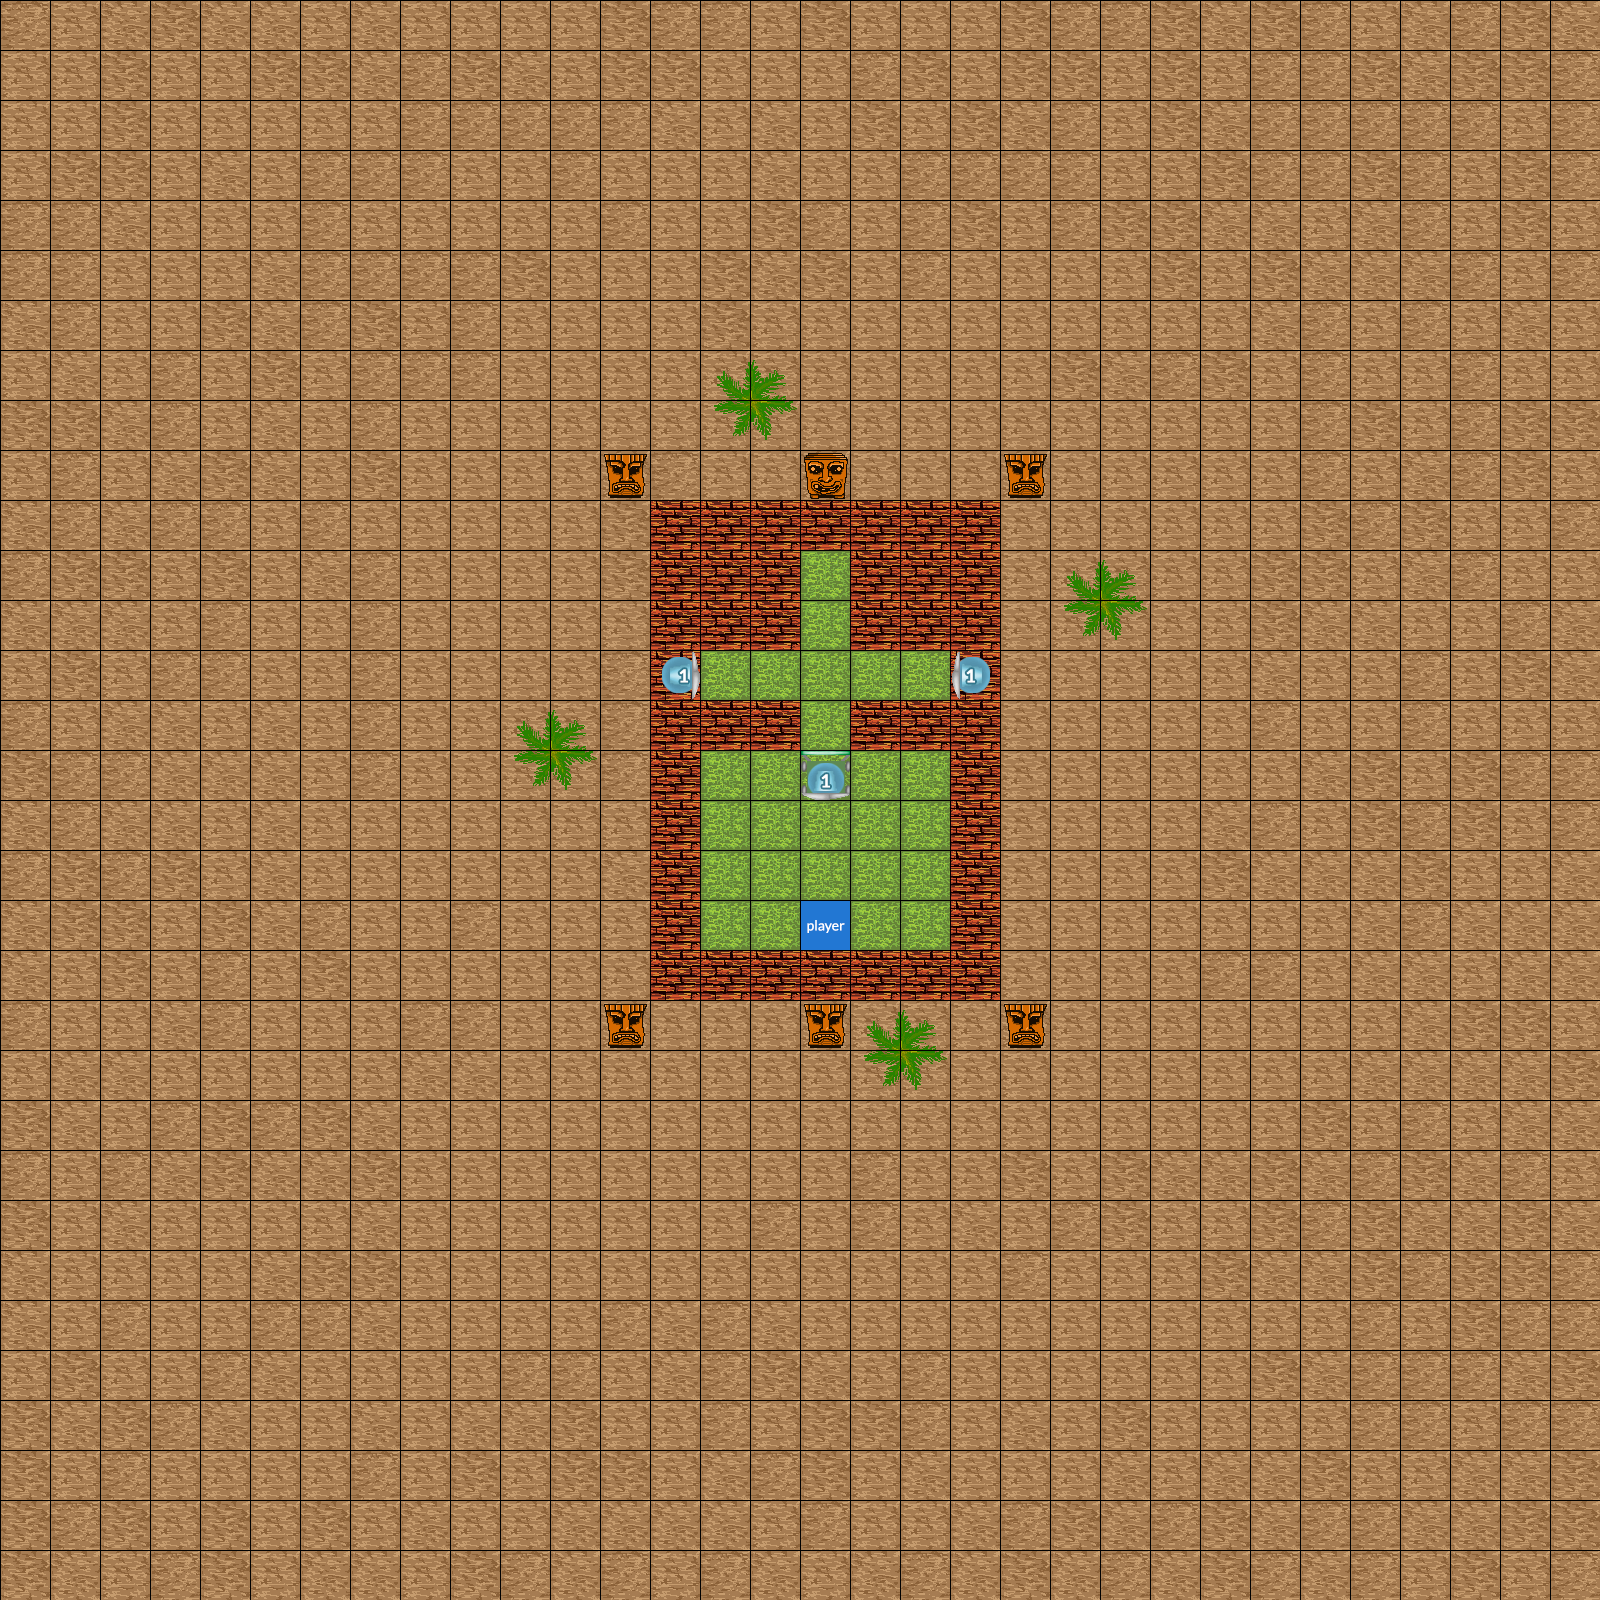

Rendered tile map (Tiled .tmx) drawn with the repository's tilesets; below, a short description and the map source with its tile grids summarised:
An orthogonal 32x32 tile map with 50x50 px tiles, 4 tile layers (Background, Paths, Interactive, Foreground).

<map version="1.0" orientation="orthogonal" renderorder="right-down" width="32" height="32" tilewidth="50" tileheight="50" nextobjectid="1">
 <properties>
  <property name="name" value="Template" />
 </properties>
 <tileset firstgid="1" name="tiles" tilewidth="50" tileheight="50" spacing="2" tilecount="540" columns="27">
  <image source="../images/tiles.png" width="1404" height="1040" />
  <tile id="432">
   <properties>
    <property name="fan" type="int" value="2" />
    <property name="moveable" type="bool" value="false" />
    <property name="strength" type="int" value="1" />
   </properties>
  </tile>
  <tile id="433">
   <properties>
    <property name="fan" value="0" />
    <property name="moveable" type="bool" value="false" />
    <property name="strength" type="int" value="1" />
   </properties>
  </tile>
  <tile id="434">
   <properties>
    <property name="fan" value="2" />
    <property name="moveable" type="bool" value="false" />
    <property name="strength" type="int" value="2" />
   </properties>
  </tile>
  <tile id="435">
   <properties>
    <property name="fan" value="0" />
    <property name="moveable" type="bool" value="false" />
    <property name="strength" type="int" value="2" />
   </properties>
  </tile>
  <tile id="436">
   <properties>
    <property name="fan" value="2" />
    <property name="moveable" type="bool" value="false" />
    <property name="strength" type="int" value="3" />
   </properties>
  </tile>
  <tile id="437">
   <properties>
    <property name="fan" value="0" />
    <property name="moveable" type="bool" value="false" />
    <property name="strength" type="int" value="3" />
   </properties>
  </tile>
  <tile id="438">
   <properties>
    <property name="flame" type="int" value="1" />
   </properties>
  </tile>
  <tile id="439">
   <properties>
    <property name="flame" type="int" value="2" />
   </properties>
  </tile>
  <tile id="447">
   <properties>
    <property name="fan" type="int" value="2" />
    <property name="moveable" type="bool" value="true" />
    <property name="strength" type="int" value="1" />
   </properties>
  </tile>
  <tile id="448">
   <properties>
    <property name="fan" type="int" value="0" />
    <property name="moveable" type="bool" value="true" />
    <property name="strength" type="int" value="1" />
   </properties>
  </tile>
  <tile id="449">
   <properties>
    <property name="fan" type="int" value="2" />
    <property name="moveable" type="bool" value="true" />
    <property name="strength" type="int" value="2" />
   </properties>
  </tile>
  <tile id="450">
   <properties>
    <property name="fan" type="int" value="0" />
    <property name="moveable" type="bool" value="true" />
    <property name="strength" type="int" value="2" />
   </properties>
  </tile>
  <tile id="451">
   <properties>
    <property name="fan" type="int" value="2" />
    <property name="moveable" type="bool" value="true" />
    <property name="strength" type="int" value="3" />
   </properties>
  </tile>
  <tile id="452">
   <properties>
    <property name="fan" type="int" value="0" />
    <property name="moveable" type="bool" value="true" />
    <property name="strength" type="int" value="3" />
   </properties>
  </tile>
  <tile id="459">
   <properties>
    <property name="fan" value="3" />
    <property name="moveable" type="bool" value="false" />
    <property name="strength" type="int" value="1" />
   </properties>
  </tile>
  <tile id="460">
   <properties>
    <property name="fan" type="int" value="1" />
    <property name="moveable" type="bool" value="false" />
    <property name="strength" type="int" value="1" />
   </properties>
  </tile>
  <tile id="461">
   <properties>
    <property name="fan" value="3" />
    <property name="moveable" type="bool" value="false" />
    <property name="strength" type="int" value="2" />
   </properties>
  </tile>
  <tile id="462">
   <properties>
    <property name="fan" type="int" value="1" />
    <property name="moveable" type="bool" value="false" />
    <property name="strength" type="int" value="2" />
   </properties>
  </tile>
  <tile id="463">
   <properties>
    <property name="fan" value="3" />
    <property name="moveable" type="bool" value="false" />
    <property name="strength" type="int" value="3" />
   </properties>
  </tile>
  <tile id="464">
   <properties>
    <property name="fan" type="int" value="1" />
    <property name="moveable" type="bool" value="false" />
    <property name="strength" type="int" value="3" />
   </properties>
  </tile>
  <tile id="465">
   <properties>
    <property name="flame" type="int" value="3" />
   </properties>
  </tile>
  <tile id="466">
   <properties>
    <property name="flame" type="int" value="4" />
   </properties>
  </tile>
  <tile id="474">
   <properties>
    <property name="fan" type="int" value="3" />
    <property name="moveable" type="bool" value="true" />
    <property name="strength" type="int" value="1" />
   </properties>
  </tile>
  <tile id="475">
   <properties>
    <property name="fan" type="int" value="1" />
    <property name="moveable" type="bool" value="true" />
    <property name="strength" type="int" value="1" />
   </properties>
  </tile>
  <tile id="476">
   <properties>
    <property name="fan" type="int" value="3" />
    <property name="moveable" type="bool" value="true" />
    <property name="strength" type="int" value="2" />
   </properties>
  </tile>
  <tile id="477">
   <properties>
    <property name="fan" type="int" value="1" />
    <property name="moveable" type="bool" value="true" />
    <property name="strength" type="int" value="2" />
   </properties>
  </tile>
  <tile id="478">
   <properties>
    <property name="fan" type="int" value="3" />
    <property name="moveable" type="bool" value="true" />
    <property name="strength" type="int" value="3" />
   </properties>
  </tile>
  <tile id="479">
   <properties>
    <property name="fan" type="int" value="1" />
    <property name="moveable" type="bool" value="true" />
    <property name="strength" type="int" value="3" />
   </properties>
  </tile>
  <tile id="486">
   <properties>
    <property name="fan" value="2" />
    <property name="moveable" type="bool" value="false" />
    <property name="strength" type="int" value="4" />
   </properties>
  </tile>
  <tile id="487">
   <properties>
    <property name="fan" value="0" />
    <property name="moveable" type="bool" value="false" />
    <property name="strength" type="int" value="4" />
   </properties>
  </tile>
  <tile id="488">
   <properties>
    <property name="fan" value="2" />
    <property name="moveable" type="bool" value="false" />
    <property name="strength" type="int" value="5" />
   </properties>
  </tile>
  <tile id="489">
   <properties>
    <property name="fan" value="0" />
    <property name="moveable" type="bool" value="false" />
    <property name="strength" type="int" value="5" />
   </properties>
  </tile>
  <tile id="490">
   <properties>
    <property name="fan" value="2" />
    <property name="moveable" type="bool" value="false" />
    <property name="strength" type="int" value="6" />
   </properties>
  </tile>
  <tile id="491">
   <properties>
    <property name="fan" value="0" />
    <property name="moveable" type="bool" value="false" />
    <property name="strength" type="int" value="6" />
   </properties>
  </tile>
  <tile id="492">
   <properties>
    <property name="lava" type="int" value="1" />
   </properties>
  </tile>
  <tile id="493">
   <properties>
    <property name="lava" type="int" value="2" />
   </properties>
  </tile>
  <tile id="501">
   <properties>
    <property name="fan" type="int" value="2" />
    <property name="moveable" type="bool" value="true" />
    <property name="strength" type="int" value="4" />
   </properties>
  </tile>
  <tile id="502">
   <properties>
    <property name="fan" type="int" value="0" />
    <property name="moveable" type="bool" value="true" />
    <property name="strength" type="int" value="4" />
   </properties>
  </tile>
  <tile id="503">
   <properties>
    <property name="fan" type="int" value="2" />
    <property name="moveable" type="bool" value="true" />
    <property name="strength" type="int" value="5" />
   </properties>
  </tile>
  <tile id="504">
   <properties>
    <property name="fan" type="int" value="0" />
    <property name="moveable" type="bool" value="true" />
    <property name="strength" type="int" value="5" />
   </properties>
  </tile>
  <tile id="505">
   <properties>
    <property name="fan" type="int" value="2" />
    <property name="moveable" type="bool" value="true" />
    <property name="strength" type="int" value="6" />
   </properties>
  </tile>
  <tile id="506">
   <properties>
    <property name="fan" type="int" value="0" />
    <property name="moveable" type="bool" value="true" />
    <property name="strength" type="int" value="6" />
   </properties>
  </tile>
  <tile id="513">
   <properties>
    <property name="fan" value="3" />
    <property name="moveable" type="bool" value="false" />
    <property name="strength" type="int" value="4" />
   </properties>
  </tile>
  <tile id="514">
   <properties>
    <property name="fan" type="int" value="1" />
    <property name="moveable" type="bool" value="false" />
    <property name="strength" type="int" value="4" />
   </properties>
  </tile>
  <tile id="515">
   <properties>
    <property name="fan" value="3" />
    <property name="moveable" type="bool" value="false" />
    <property name="strength" type="int" value="5" />
   </properties>
  </tile>
  <tile id="516">
   <properties>
    <property name="fan" type="int" value="1" />
    <property name="moveable" type="bool" value="false" />
    <property name="strength" type="int" value="5" />
   </properties>
  </tile>
  <tile id="517">
   <properties>
    <property name="fan" value="3" />
    <property name="moveable" type="bool" value="false" />
    <property name="strength" type="int" value="6" />
   </properties>
  </tile>
  <tile id="518">
   <properties>
    <property name="fan" type="int" value="1" />
    <property name="moveable" type="bool" value="false" />
    <property name="strength" type="int" value="6" />
   </properties>
  </tile>
  <tile id="519">
   <properties>
    <property name="lava" type="int" value="3" />
   </properties>
  </tile>
  <tile id="520">
   <properties>
    <property name="lava" type="int" value="4" />
   </properties>
  </tile>
  <tile id="527">
   <properties>
    <property name="player" type="bool" value="true" />
   </properties>
  </tile>
  <tile id="528">
   <properties>
    <property name="fan" type="int" value="3" />
    <property name="moveable" type="bool" value="true" />
    <property name="strength" type="int" value="4" />
   </properties>
  </tile>
  <tile id="529">
   <properties>
    <property name="fan" type="int" value="1" />
    <property name="moveable" type="bool" value="true" />
    <property name="strength" type="int" value="4" />
   </properties>
  </tile>
  <tile id="530">
   <properties>
    <property name="fan" type="int" value="3" />
    <property name="moveable" type="bool" value="true" />
    <property name="strength" type="int" value="5" />
   </properties>
  </tile>
  <tile id="531">
   <properties>
    <property name="fan" type="int" value="1" />
    <property name="moveable" type="bool" value="true" />
    <property name="strength" type="int" value="5" />
   </properties>
  </tile>
  <tile id="532">
   <properties>
    <property name="fan" type="int" value="3" />
    <property name="moveable" type="bool" value="true" />
    <property name="strength" type="int" value="6" />
   </properties>
  </tile>
  <tile id="533">
   <properties>
    <property name="fan" type="int" value="1" />
    <property name="moveable" type="bool" value="true" />
    <property name="strength" type="int" value="6" />
   </properties>
  </tile>
 </tileset>
 <layer name="Background" width="32" height="32">
  <data>[1024 cells, 1024 non-empty, 6 distinct tile ids]</data>
 </layer>
 <layer name="Paths" width="32" height="32">
  <data>[1024 cells, 28 non-empty, 1 distinct tile ids]</data>
 </layer>
 <layer name="Interactive" width="32" height="32">
  <data>[1024 cells, 4 non-empty, 4 distinct tile ids]</data>
 </layer>
 <layer name="Foreground" width="32" height="32">
  <data>[1024 cells, 57 non-empty, 16 distinct tile ids]</data>
 </layer>
</map>
